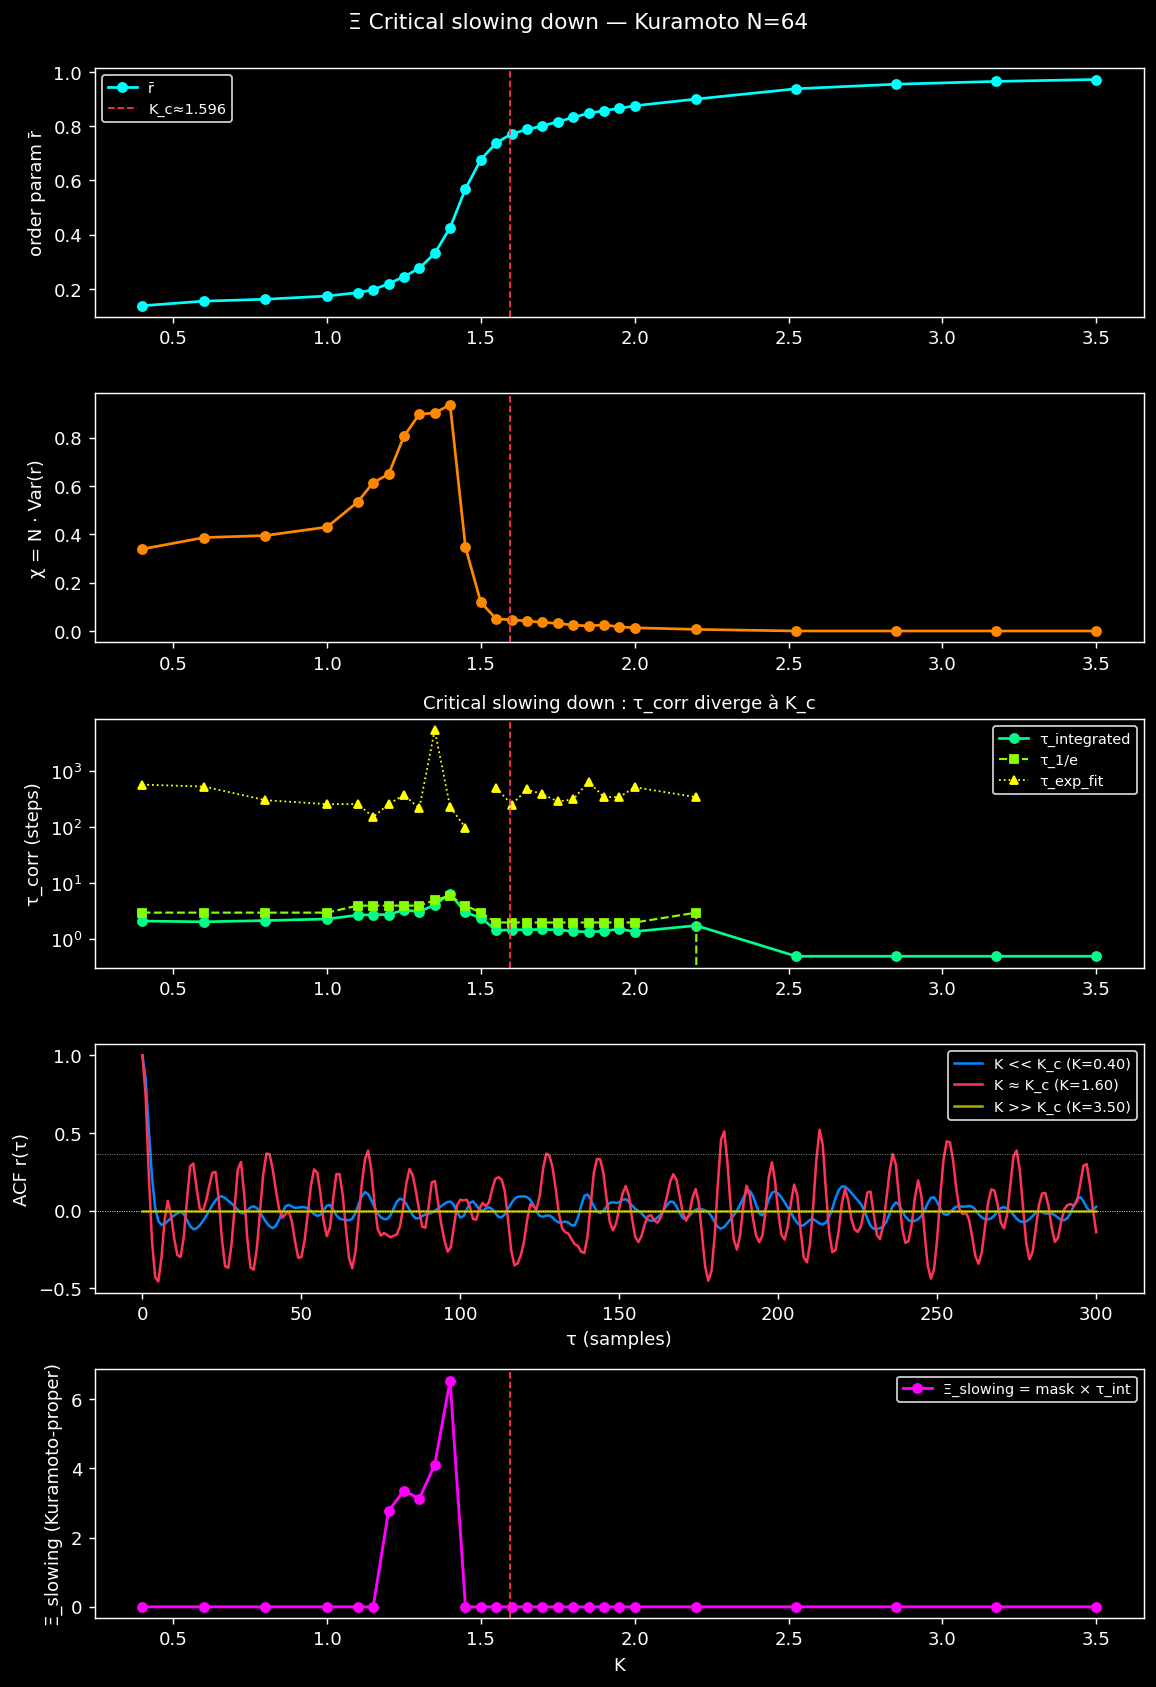

Source code (Python):
import sys
import os
import json
import time
import numpy as np
import matplotlib.pyplot as plt

sys.path.insert(0, os.path.dirname(os.path.dirname(os.path.abspath(__file__))))

from systems.kuramoto import simulate as kura_sim, chi_from_r
from xi.temporal import autocorr, correlation_time
from xi.edge import edge_mask


def run(
    N=64,
    sigma_omega=1.0,
    K_values=None,
    seed=42,
    epsilon=0.3,
    outdir=None,
):
    if outdir is None:
        outdir = os.path.dirname(os.path.abspath(__file__))
    if K_values is None:
        K_values = np.concatenate([
            np.linspace(0.4, 1.0, 4),
            np.linspace(1.1, 2.0, 19),
            np.linspace(2.2, 3.5, 5),
        ])
    Kc_analytic = 2.0 / (np.pi * (1.0 / (sigma_omega * np.sqrt(2 * np.pi))))

    print(f"N={N} | σ_ω={sigma_omega} | K_c ≈ {Kc_analytic:.4f}")
    print(f"{len(K_values)} K values")

    chi_arr = np.zeros(len(K_values))
    r_mean = np.zeros(len(K_values))
    tau_int = np.zeros(len(K_values))   # τ_corr integrated
    tau_e = np.zeros(len(K_values))     # τ_corr 1/e
    tau_fit = np.zeros(len(K_values))   # τ_corr exp fit
    r_var = np.zeros(len(K_values))

    t0 = time.time()
    for i, K in enumerate(K_values):
        ts = time.time()
        _, r, _ = kura_sim(
            N=N, K=float(K), sigma_omega=sigma_omega,
            dt=0.05, t_equil=80.0, t_sample=600.0, sample_gap=0.5,
            n_bins=4, seed=seed, return_phases=True,
        )
        chi_arr[i] = chi_from_r(r, N)
        r_mean[i] = r.mean()
        r_var[i] = r.var()
        tau_int[i] = correlation_time(r, method="integrated", max_lag=400)
        tau_e[i] = correlation_time(r, method="1_over_e", max_lag=400)
        tau_fit[i] = correlation_time(r, method="exp_fit", max_lag=400)
        print(f"  K={K:.3f}  r̄={r_mean[i]:.3f}  χ={chi_arr[i]:.3f}  "
              f"τ_int={tau_int[i]:.1f}  τ_1/e={tau_e[i]:.1f}  τ_fit={tau_fit[i]:.1f}  "
              f"{time.time()-ts:.1f}s")
    print(f"sim total {time.time()-t0:.1f}s")

    mask = edge_mask(chi_arr, epsilon=epsilon)
    # Ξ_kuramoto propre = mask × τ_int (slowing down × edge)
    xi_slowing = tau_int * mask

    # Identifier K* (pic τ)
    K_peak_chi = K_values[np.argmax(chi_arr)]
    K_peak_tau = K_values[np.argmax(tau_int)]

    print()
    print(f"K_c analytic        = {Kc_analytic:.4f}")
    print(f"K peak χ            = {K_peak_chi:.4f}")
    print(f"K peak τ_int        = {K_peak_tau:.4f}")
    print(f"max τ_int           = {tau_int.max():.2f}")
    print(f"τ_int(K_c±0.05)/τ_int(K=3) = "
          f"{tau_int[np.argmin(np.abs(K_values-Kc_analytic))] / max(tau_int[-1],1e-6):.2f}")

    # Plot
    fig, axes = plt.subplots(5, 1, figsize=(9, 13))

    ax = axes[0]
    ax.plot(K_values, r_mean, "o-", color="cyan", lw=1.5, ms=5, label="r̄")
    ax.axvline(Kc_analytic, color="#ff3355", ls="--", lw=1, label=f"K_c≈{Kc_analytic:.3f}")
    ax.set_ylabel("order param r̄", color="white")
    ax.legend(facecolor="black", edgecolor="white", labelcolor="white", fontsize=8)

    ax = axes[1]
    ax.plot(K_values, chi_arr, "o-", color="#ff8800", lw=1.5, ms=5)
    ax.axvline(Kc_analytic, color="#ff3355", ls="--", lw=1)
    ax.set_ylabel("χ = N · Var(r)", color="white")

    ax = axes[2]
    ax.plot(K_values, tau_int, "o-", color="#00ff88", lw=1.5, ms=5, label="τ_integrated")
    ax.plot(K_values, tau_e, "s--", color="#88ff00", lw=1.2, ms=4, label="τ_1/e")
    ax.plot(K_values, tau_fit, "^:", color="yellow", lw=1.0, ms=4, label="τ_exp_fit")
    ax.axvline(Kc_analytic, color="#ff3355", ls="--", lw=1)
    ax.set_ylabel("τ_corr (steps)", color="white")
    ax.set_yscale("log")
    ax.legend(facecolor="black", edgecolor="white", labelcolor="white", fontsize=8)
    ax.set_title("Critical slowing down : τ_corr diverge à K_c", color="white", fontsize=10)

    ax = axes[3]
    # autocorr fonctions à K choisis
    K_show = [K_values[0],
              K_values[np.argmin(np.abs(K_values - Kc_analytic))],
              K_values[-1]]
    K_labels = ["K << K_c", "K ≈ K_c", "K >> K_c"]
    cmap = ["#0088ff", "#ff3355", "#aaaa00"]
    for K, lab, col in zip(K_show, K_labels, cmap):
        _, r, _ = kura_sim(
            N=N, K=float(K), sigma_omega=sigma_omega,
            dt=0.05, t_equil=80.0, t_sample=600.0, sample_gap=0.5,
            n_bins=4, seed=seed, return_phases=True,
        )
        acf = autocorr(r, max_lag=300)
        ax.plot(np.arange(len(acf)), acf, "-",
                color=col, lw=1.4, label=f"{lab} (K={K:.2f})")
    ax.axhline(0, color="white", ls=":", lw=0.5)
    ax.axhline(1.0 / np.e, color="white", ls=":", lw=0.5, alpha=0.6)
    ax.set_ylabel("ACF r(τ)", color="white")
    ax.set_xlabel("τ (samples)", color="white")
    ax.legend(facecolor="black", edgecolor="white", labelcolor="white", fontsize=8)

    ax = axes[4]
    ax.plot(K_values, xi_slowing, "o-", color="magenta", lw=1.6, ms=5,
            label="Ξ_slowing = mask × τ_int")
    ax.axvline(Kc_analytic, color="#ff3355", ls="--", lw=1)
    ax.set_ylabel("Ξ_slowing (Kuramoto-proper)", color="white")
    ax.set_xlabel("K", color="white")
    ax.legend(facecolor="black", edgecolor="white", labelcolor="white", fontsize=8)

    for ax in axes:
        ax.set_facecolor("black")
        ax.tick_params(colors="white")
        for s in ax.spines.values():
            s.set_color("white")

    fig.patch.set_facecolor("black")
    fig.suptitle(f"Ξ Critical slowing down — Kuramoto N={N}", color="white", y=0.995)
    plt.tight_layout()

    png = os.path.join(outdir, "kuramoto_slowing.png")
    plt.savefig(png, dpi=130, facecolor="black", bbox_inches="tight")
    print(f"\nsaved {png}")

    out_json = {
        "N": N, "Kc_analytic": Kc_analytic, "sigma_omega": sigma_omega,
        "epsilon": epsilon,
        "K": K_values.tolist(),
        "r_mean": r_mean.tolist(),
        "chi": chi_arr.tolist(),
        "tau_int": tau_int.tolist(),
        "tau_e": tau_e.tolist(),
        "tau_fit": tau_fit.tolist(),
        "mask": mask.astype(int).tolist(),
        "xi_slowing": xi_slowing.tolist(),
        "K_peak_chi": float(K_peak_chi),
        "K_peak_tau": float(K_peak_tau),
    }
    jpath = os.path.join(outdir, "kuramoto_slowing.json")
    with open(jpath, "w") as f:
        json.dump(out_json, f, indent=2)
    print(f"saved {jpath}")

    return out_json


if __name__ == "__main__":
    run()
